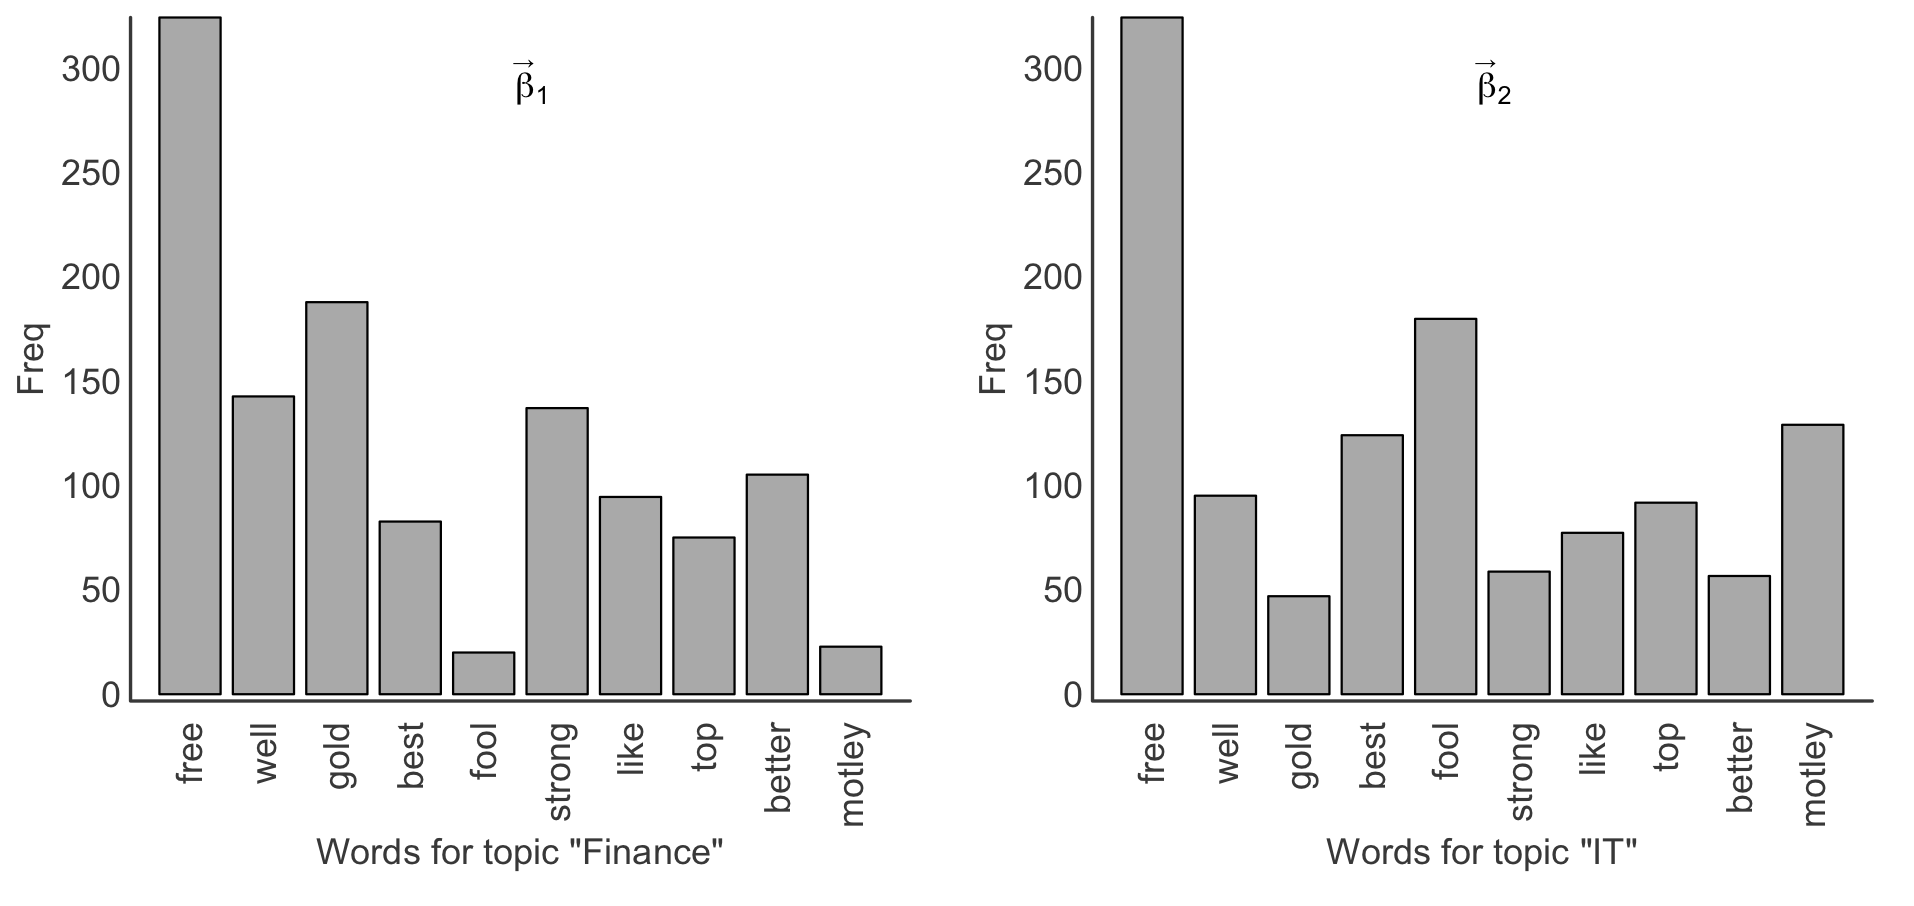

This chart was generated by the following R code:
options(stringsAsFactors = FALSE)
setwd("")

data.df         = read.csv2("word_distribution.csv")
data.df$finance = as.numeric(data.df$finance)
data.df$it      = as.numeric(data.df$it)

dev.new(width = 8, height = 3.6)
par(mar = c(5, 3.1, 0.5, 1.1), mfrow = c(1, 2))

barplot(data.df$finance, xaxt = "n", yaxt = "n", yaxs = "i", col = "darkgrey")
box(lwd = 1.5, bty  = "l", col = "gray22")

axis(1, 
     at       = c(0.7, 1.9, 3.1, 4.3, 5.5, 6.7, 7.9, 9.1, 10.3, 11.5),
     labels   = data.df$word,
     cex.axis = 1,
     las      = 2,
     col.axis = "gray22",
     tick     = FALSE,
     line     = -0.5)

axis(side     = 2, 
     tick     = FALSE, 
     cex.lab  = 1, 
     line     = -0.8, 
     col.axis = "gray22",
     las      = 1)

mtext("Freq", 
      side = 2,
      line = 1.8, 
      cex  = 1, 
      col  = "gray22",
      las  = 3)

mtext('Words for topic "Finance"', 
      side = 1,
      line = 3, 
      cex  = 1, 
      col  = "gray22",
      las  = 1)

text(6.3, 290, expression(beta[1]))
text(6.15, 302, "→", cex = 0.6)

barplot(data.df$it, xaxt = "n", yaxt = "n", yaxs = "i", col = "darkgrey")
box(lwd = 1.5, bty  = "l", col = "gray22")


axis(1, 
     at       = c(0.7, 1.9, 3.1, 4.3, 5.5, 6.7, 7.9, 9.1, 10.3, 11.5),
     labels   = data.df$word,
     cex.axis = 1,
     las      = 2,
     col.axis = "gray22",
     tick     = FALSE,
     line     = -0.5)

axis(side     = 2, 
     tick     = FALSE, 
     cex.lab  = 1, 
     line     = -0.8, 
     col.axis = "gray22",
     las      = 1)

mtext("Freq", 
      side = 2,
      line = 1.8, 
      cex  = 1, 
      col  = "gray22",
      las  = 3)

mtext('Words for topic "IT"', 
      side = 1,
      line = 3, 
      cex  = 1, 
      col  = "gray22",
      las  = 1)

text(6.3, 290, expression(beta[2]))
text(6.15, 302, "→", cex = 0.6)
